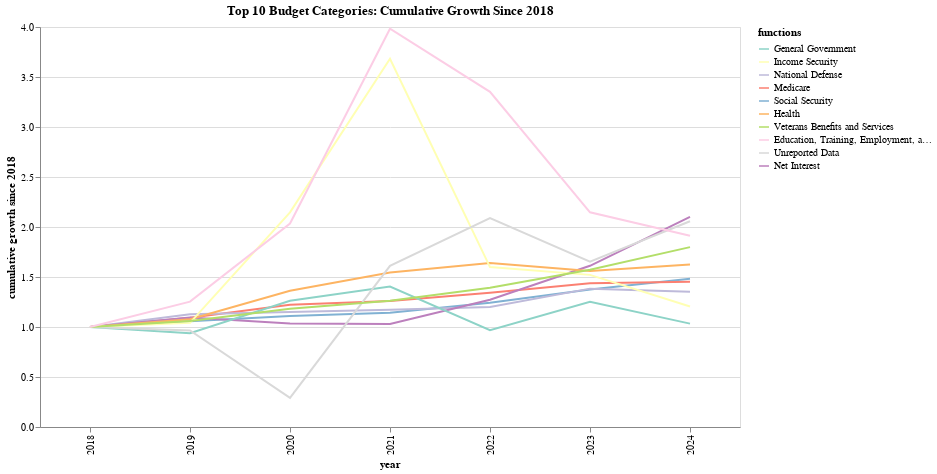

The code cell stored with this chart in its notebook:
### Markdown cell above
## Plot line chart

### Code cell
# top_10_cum_growth = (budget_by_year.pct_change() + 1).cumprod()
top_10_by_year = budget_by_year.loc[:, list(budget_by_year.loc['2024'].sort_values(ascending=False)[:10].index)]
top_10_cum_growth = (top_10_by_year.pct_change() + 1).cumprod()
top_10_cum_growth.loc['2018'] = 1
order = list(top_10_cum_growth.iloc[-1].sort_values().index)

top_10_by_year_plot = top_10_cum_growth.reset_index().melt(id_vars=['year'], var_name='functions', value_name='value')

line = alt.Chart(top_10_by_year_plot).mark_line().encode(
    x=alt.X('year:O'),
    y=alt.Y('value:Q', title='cumulative growth since 2018'),
    color=alt.Color('functions:N', sort=order, scale=alt.Scale(scheme='set3')),
    tooltip=['year:O','functions:N','value:Q']  # Add formatting
).transform_filter(  # Filter out 'housing' category
    alt.datum.functions != 'Commerce and Housing Credit'
).properties(
    title='Top 10 Budget Categories: Cumulative Growth Since 2018',
    width=700,
    height=400,
)

interactive_line = line.interactive()  # Enable zoom/pan

# Add hover highlighting
highlight = alt.selection_point(
    on='mouseover',
    fields=['functions'],
    empty=False
)

# Highlight lines on hover
highlighted_lines = line.encode(
    strokeWidth=alt.condition(highlight, alt.value(5), alt.value(2))
).add_params(highlight)

highlighted_lines

### Figure 1 — Vega-Lite specification as saved in the notebook (floating-point values rounded to 4 significant figures)
{"config": {"view": {"continuousWidth": 300, "continuousHeight": 300}}, "data": {"name": "data-a08f11015d38caa191e1bdd528a74177"}, "mark": {"type": "line"}, "encoding": {"color": {"field": "functions", "scale": {"scheme": "set3"}, "sort": ["General Government", "Income Security", "National Defense", "Medicare", "Social Security", "Health", "Veterans Benefits and Services", "Education, Training, Employment, and Social Services", "Unreported Data", "Net Interest"], "type": "nominal"}, "strokeWidth": {"condition": {"param": "param_16", "value": 5, "empty": false}, "value": 2}, "tooltip": [{"field": "year", "type": "ordinal"}, {"field": "functions", "type": "nominal"}, {"field": "value", "type": "quantitative"}], "x": {"field": "year", "type": "ordinal"}, "y": {"field": "value", "title": "cumulative growth since 2018", "type": "quantitative"}}, "height": 400, "params": [{"name": "param_16", "select": {"type": "point", "fields": ["functions"], "on": "mouseover"}}], "title": "Top 10 Budget Categories: Cumulative Growth Since 2018", "transform": [{"filter": "(datum.functions !== 'Commerce and Housing Credit')"}], "width": 700, "$schema": "https://vega.github.io/schema/vega-lite/v5.20.1.json", "datasets": {"data-a08f11015d38caa191e1bdd528a74177": [{"year": "2018", "functions": "Social Security", "value": 1.0}, {"year": "2019", "functions": "Social Security", "value": 1.056}, {"year": "2020", "functions": "Social Security", "value": 1.109}, {"year": "2021", "functions": "Social Security", "value": 1.142}, {"year": "2022", "functions": "Social Security", "value": 1.242}, {"year": "2023", "functions": "Social Security", "value": 1.375}, {"year": "2024", "functions": "Social Security", "value": 1.481}, {"year": "2018", "functions": "Medicare", "value": 1.0}, {"year": "2019", "functions": "Medicare", "value": 1.093}, {"year": "2020", "functions": "Medicare", "value": 1.222}, {"year": "2021", "functions": "Medicare", "value": 1.261}, {"year": "2022", "functions": "Medicare", "value": 1.343}, {"year": "2023", "functions": "Medicare", "value": 1.437}, {"year": "2024", "functions": "Medicare", "value": 1.452}, {"year": "2018", "functions": "National Defense", "value": 1.0}, {"year": "2019", "functions": "National Defense", "value": 1.128}, {"year": "2020", "functions": "National Defense", "value": 1.15}, {"year": "2021", "functions": "National Defense", "value": 1.172}, {"year": "2022", "functions": "National Defense", "value": 1.201}, {"year": "2023", "functions": "National Defense", "value": 1.384}, {"year": "2024", "functions": "National Defense", "value": 1.353}, {"year": "2018", "functions": "Net Interest", "value": 1.0}, {"year": "2019", "functions": "Net Interest", "value": 1.094}, {"year": "2020", "functions": "Net Interest", "value": 1.036}, {"year": "2021", "functions": "Net Interest", "value": 1.03}, {"year": "2022", "functions": "Net Interest", "value": 1.273}, {"year": "2023", "functions": "Net Interest", "value": 1.612}, {"year": "2024", "functions": "Net Interest", "value": 2.102}, {"year": "2018", "functions": "Health", "value": 1.0}, {"year": "2019", "functions": "Health", "value": 1.078}, {"year": "2020", "functions": "Health", "value": 1.363}, {"year": "2021", "functions": "Health", "value": 1.546}, {"year": "2022", "functions": "Health", "value": 1.639}, {"year": "2023", "functions": "Health", "value": 1.56}, {"year": "2024", "functions": "Health", "value": 1.624}, {"year": "2018", "functions": "Income Security", "value": 1.0}, {"year": "2019", "functions": "Income Security", "value": 1.041}, {"year": "2020", "functions": "Income Security", "value": 2.147}, {"year": "2021", "functions": "Income Security", "value": 3.682}, {"year": "2022", "functions": "Income Security", "value": 1.599}, {"year": "2023", "functions": "Income Security", "value": 1.521}, {"year": "2024", "functions": "Income Security", "value": 1.206}, {"year": "2018", "functions": "General Government", "value": 1.0}, {"year": "2019", "functions": "General Government", "value": 0.9379}, {"year": "2020", "functions": "General Government", "value": 1.262}, {"year": "2021", "functions": "General Government", "value": 1.404}, {"year": "2022", "functions": "General Government", "value": 0.9682}, {"year": "2023", "functions": "General Government", "value": 1.253}, {"year": "2024", "functions": "General Government", "value": 1.034}, {"year": "2018", "functions": "Unreported Data", "value": 1.0}, {"year": "2019", "functions": "Unreported Data", "value": 0.9656}, {"year": "2020", "functions": "Unreported Data", "value": 0.2913}, {"year": "2021", "functions": "Unreported Data", "value": 1.611}, {"year": "2022", "functions": "Unreported Data", "value": 2.09}, {"year": "2023", "functions": "Unreported Data", "value": 1.653}, {"year": "2024", "functions": "Unreported Data", "value": 2.058}, {"year": "2018", "functions": "Veterans Benefits and Services", "value": 1.0}, {"year": "2019", "functions": "Veterans Benefits and Services", "value": 1.059}, {"year": "2020", "functions": "Veterans Benefits and Services", "value": 1.182}, {"year": "2021", "functions": "Veterans Benefits and Services", "value": 1.264}, {"year": "2022", "functions": "Veterans Benefits and Services", "value": 1.393}, {"year": "2023", "functions": "Veterans Benefits and Services", "value": 1.572}, {"year": "2024", "functions": "Veterans Benefits and Services", "value": 1.799}, {"year": "2018", "functions": "Education, Training, Employment, and Social Services", "value": 1.0}, {"year": "2019", "functions": "Education, Training, Employment, and Social Services", "value": 1.253}, {"year": "2020", "functions": "Education, Training, Employment, and Social Services", "value": 2.035}, {"year": "2021", "functions": "Education, Training, Employment, and Social Services", "value": 3.982}, {"year": "2022", "functions": "Education, Training, Employment, and Social Services", "value": 3.351}, {"year": "2023", "functions": "Education, Training, Employment, and Social Services", "value": 2.147}, {"year": "2024", "functions": "Education, Training, Employment, and Social Services", "value": 1.912}]}}
